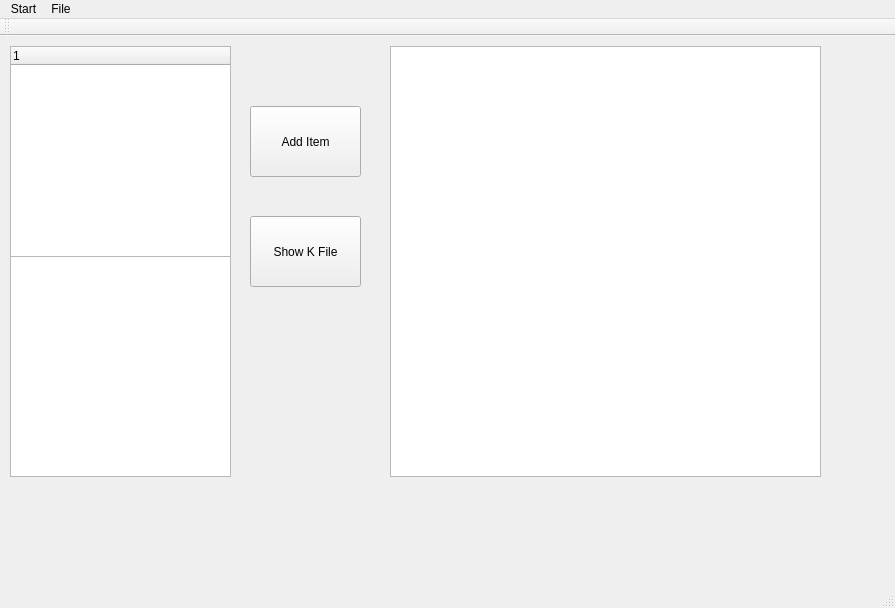
<?xml version="1.0" encoding="UTF-8"?>
<ui version="4.0">
 <class>MainWindow</class>
 <widget class="QMainWindow" name="MainWindow">
  <property name="geometry">
   <rect>
    <x>0</x>
    <y>0</y>
    <width>895</width>
    <height>608</height>
   </rect>
  </property>
  <property name="windowTitle">
   <string>MainWindow</string>
  </property>
  <widget class="QWidget" name="centralWidget">
   <widget class="QTreeWidget" name="treeWidget">
    <property name="geometry">
     <rect>
      <x>10</x>
      <y>10</y>
      <width>221</width>
      <height>211</height>
     </rect>
    </property>
    <column>
     <property name="text">
      <string notr="true">1</string>
     </property>
    </column>
   </widget>
   <widget class="QPushButton" name="addWidgetItem">
    <property name="geometry">
     <rect>
      <x>250</x>
      <y>70</y>
      <width>111</width>
      <height>71</height>
     </rect>
    </property>
    <property name="text">
     <string>Add Item</string>
    </property>
   </widget>
   <widget class="QTableView" name="tableView">
    <property name="geometry">
     <rect>
      <x>10</x>
      <y>220</y>
      <width>221</width>
      <height>221</height>
     </rect>
    </property>
   </widget>
   <widget class="QTextBrowser" name="textBrowser">
    <property name="geometry">
     <rect>
      <x>390</x>
      <y>10</y>
      <width>431</width>
      <height>431</height>
     </rect>
    </property>
   </widget>
   <widget class="QPushButton" name="showKfileBtn">
    <property name="geometry">
     <rect>
      <x>250</x>
      <y>180</y>
      <width>111</width>
      <height>71</height>
     </rect>
    </property>
    <property name="text">
     <string>Show K File</string>
    </property>
   </widget>
  </widget>
  <widget class="QMenuBar" name="menuBar">
   <property name="geometry">
    <rect>
     <x>0</x>
     <y>0</y>
     <width>895</width>
     <height>23</height>
    </rect>
   </property>
   <widget class="QMenu" name="menu">
    <property name="title">
     <string>Start</string>
    </property>
    <addaction name="actionInfo"/>
   </widget>
   <widget class="QMenu" name="menuFile">
    <property name="title">
     <string>File</string>
    </property>
    <addaction name="actionOpen"/>
    <addaction name="actionSave"/>
    <addaction name="actionImport"/>
   </widget>
   <addaction name="menu"/>
   <addaction name="menuFile"/>
  </widget>
  <widget class="QToolBar" name="mainToolBar">
   <attribute name="toolBarArea">
    <enum>TopToolBarArea</enum>
   </attribute>
   <attribute name="toolBarBreak">
    <bool>false</bool>
   </attribute>
  </widget>
  <widget class="QStatusBar" name="statusBar"/>
  <action name="actionInfo">
   <property name="text">
    <string>Info</string>
   </property>
  </action>
  <action name="actionOpen">
   <property name="text">
    <string>Open</string>
   </property>
  </action>
  <action name="actionSave">
   <property name="text">
    <string>Save</string>
   </property>
  </action>
  <action name="actionImport">
   <property name="text">
    <string>Import</string>
   </property>
  </action>
 </widget>
 <layoutdefault spacing="6" margin="11"/>
 <resources/>
 <connections/>
</ui>
